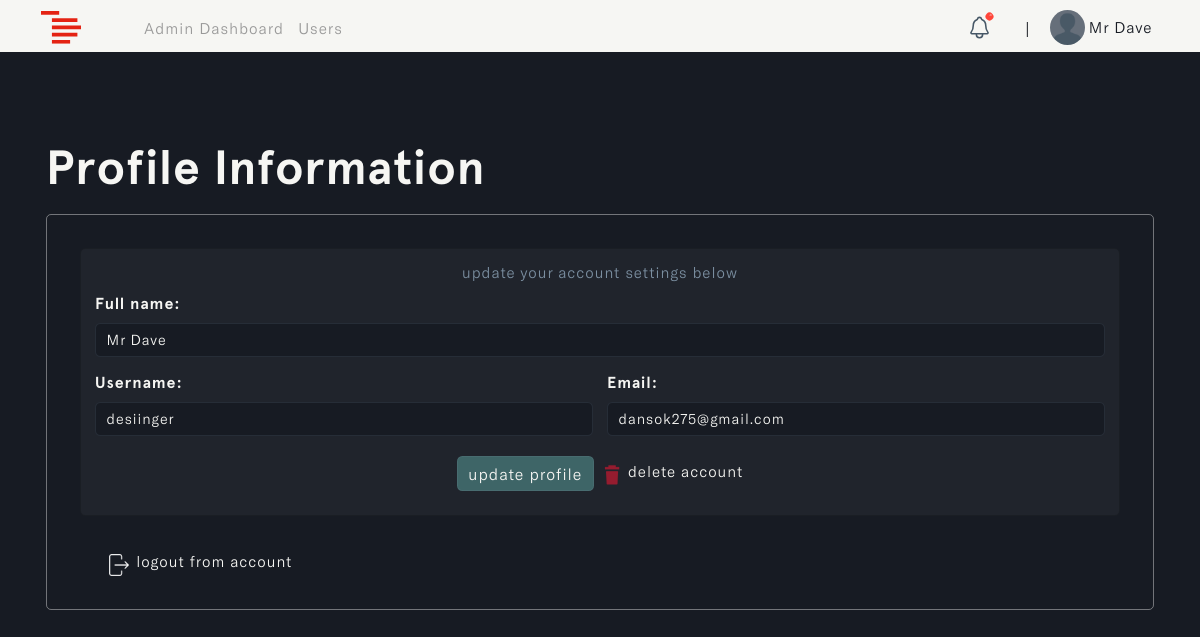
Page /profile (signed in) on the committed database.
### accounts/models.py (models this page shows, shortened)
class User(AbstractUser):
    ROLES = (
        ('admin', 'Admin'),
        ('accountant', 'Accountant'),
        ('manager', 'Manager'),
    )
    role = models.CharField(max_length=20, choices=ROLES, default='admin')

class Profile(models.Model):
    user = models.OneToOneField(settings.AUTH_USER_MODEL, on_delete=models.CASCADE, blank=True, null=True)
    name = models.CharField(max_length=255, unique=True)
    username = models.CharField(max_length=255, unique=True, blank=True, null=True)
    email = models.EmailField(max_length=255, unique=True)
    updated_time_stamp = models.DateTimeField(auto_now=True)
    created_time_stamp = models.DateTimeField(auto_now_add=True)
    id = models.UUIDField(default=uuid.uuid4, primary_key=True, unique=True, editable=False)

### accounts/views.py (the view, shortened to what this page needs)
# urls.py: path('profile', views.profilePage, name='profile'),
@login_required(login_url='login')
def profilePage(request):
    profile = get_object_or_404(Profile, user=request.user)
    form = UserProfileForm(instance=profile)
    context = {'form': form, 'profile': profile}
    return render(request, 'profile.html', context)

### accounts/forms.py
class UserProfileForm(ModelForm):
    class Meta:
        model = Profile
        fields = '__all__'
        exclude = ['user']
    def __init__(self, *args, **kwargs):
        super(UserProfileForm, self).__init__(*args, **kwargs)
        for name, fields in self.fields.items():
            fields.widget.attrs.update({'class': 'form-control'})

### templates/profile.html (shortened to what this page needs)
{% load static %}
{% load humanize %}
<!DOCTYPE html>
<html lang="en" class="js has-scroll-init has-scroll-smooth">
  <head>
    <link rel="stylesheet" href="{% static '/css/bootstrap.min.css' %}" />
    <link rel="stylesheet" href="{% static '/css/profile.css' %}" />
  </head>
  <body
    id="pageTop"
    class="page-content"
    data-spy="scroll"
    data-target="#mainNav"
  >
    {% include 'nav.html' %}
    <main>
      <div data-scroll class="page page--layout-2" id="main">
        <div id="hero">
          <div class="container-fluid">
            <div class="hero-intro">
              <h1>Profile Information</h1>
              <div id="user_profile">
                <form action="" method="POST">
                  <div class="card">
                    <div class="card-body">
                      <h5>update your account settings below</h5>
                      <div class="row g-3">
                        <div class="col-12">
                          <label for="inputAddress" class="form-label"
                            >Full name:
                          </label>
                          {{form.name}}
                        </div>
                        <div class="col-md-6">
                          <label for="inputUsername" class="form-label"
                            >Username:</label
                          >
                          {{form.username}}
                        </div>
                        <div class="col-md-6">
                          <label for="inputEmail4" class="form-label"
                            >Email:</label
                          >
                          {{form.email}}
                        </div>
                        <div
                          id="action_btns"
                          class="d-flex justify-content-center"
                        >
                          <input
                            type="submit"
                            class="btn"
                            id="update_profile"
                            value="update profile"
                          />
                          <a
                            href="#delete"
                            data-bs-toggle="modal"
                            data-bs-target="#deleteAccountModal"
                          >
                            <img
                              id="trash"
                              src="{% static '/images/trash.png' %}"
                              alt="trash"
                            />
                            <span>delete account</span>
                          </a>
                        </div>
                      </div>
                    </div>
                  </div>
                </form>
                <div id="logout">
                  <a href="{% url 'logout' %}">
                    <img
                      id="logout_img"
                      src="{% static '/images/logout.png' %}"
                      alt="logout_img"
                    />
                    logout from account
                  </a>
                </div>
              </div>
            </div>
          </div>
        </div>
      </div>
    </main>
  </body>
</html>

### templates/nav.html (shortened to what this page needs)
{% load static %}
{% load active_link_tags %}
<nav class="navbar navbar-expand-lg fixed-top menu" id="mainNav">
  <div class="container">
    <a class="navbar-brand" href="#">
      <img
        src="{% static 'images/logo.svg' %}"
        class="img-fluid"
        id="logo"
        alt="logo"
      />
    </a>
    <div class="collapse navbar-collapse" id="navbarSupportedContent">
      {% if request.user.role == 'admin' %}
      <ul class="navbar-nav me-auto mb-2 mb-lg-0 left--links">
        <li class="nav-item">
          <a
            class="nav-link {% active_link 'dashboard' %}"
            href="{% url 'dashboard' %}"
            >Admin Dashboard</a
          >
        </li>
        <li class="nav-item">
          <a class="nav-link {% active_link 'users' %}" href="{% url 'users' %}"
            >Users</a
          >
        </li>
      </ul>
      {% endif %}
      <ul class="navbar-nav mb-2 mb-lg-0" id="rightNav">
        <li class="nav-item align-self-center">
          <a class="nav-link" href="#">
            <img
              id="notification_img"
              src="{% static '/images/notifications-outline.svg' %}"
              class="img-fluid"
              alt="notification_img"
            />
            <sup
              ><img
                id="notification_dot"
                src="{% static '/images/dot.svg' %}"
                class="img-fluid"
                alt="notification_dot"
            /></sup>
          </a>
        </li>
        <li class="nav-item align-self-center" id="nav_span"><span>|</span></li>
        <li class="nav-item dropdown">
          <a class="nav-link" href="{% url 'profile' %}">
            <img
              id="profile_img"
              src="{% static '/images/default-avatar.png' %}"
              class="img-fluid rounded-circle"
              alt="profile_img"
            />
            <small>{{request.user.profile.name}}</small>
          </a>
        </li>
      </ul>
    </div>
  </div>
</nav>

### static/css/profile.css (style rules this page uses)
*, *::after, *::before { box-sizing: border-box; margin: 0; padding: 0; }
html, body { box-sizing: border-box; font-size: 14px; margin: 0; padding: 0; width: 100%; overflow-x: hidden; background: var(--main-color); -webkit-font-smoothing: antialiased; -moz-osx-font-smoothing: grayscale; scroll-behavior: smooth; }
a { text-decoration: none; }
.page-content { --main-color: #171b23; --text-color: #f6f6f3; --header-font: "Apercu-Bold"; --text-font: "GTAmerica-Light"; }
a { text-decoration: none; color: var(--accent-color); }
#mainNav { transform: translateY(0); transition: padding-top 0.3s, padding-bottom 0.3s; padding-top: 3px; padding-bottom: 0px; background: var(--text-color); transform: translateY(0); opacity: 1; z-index: 9; width: 100vw; }
#profile_img { width: 35px; }
#mainNav small { font-size: 1.2rem; font-family: var(--text-font); color: var(--main-color); letter-spacing: 1px; vertical-align: middle; }
#mainNav .navbar-brand { color: #8858d1; }
.left--links a { font-family: var(--text-font); color: #999; letter-spacing: 1px; font-size: 1.2rem; line-height: normal; }
#nav_span { margin-left: 12px; margin-right: 12px; }
#notification_img { width: 25px; vertical-align: middle; }
#notification_dot { width: 9px; margin-left: -28%; margin-top: -35%; }
#hero { margin-top: 22%; }
.hero-intro { margin: 3%; }
.hero-intro h1 { margin-top: 2%; font-size: 5vh; color: var(--text-color); font-family: var(--header-font); letter-spacing: 1px; line-height: 1; }
#user_profile { border: 1px solid #f6f6f669; border-radius: 5px; margin-top: 2%; }
#user_profile .card { background: #20242c; margin: 3%; }
#user_profile h5 { color: #7b8fa1; font-family: var(--text-font); letter-spacing: 1px; font-size: 1.9vh; margin-bottom: 10%; text-align: center; }
#user_profile form label { color: var(--text-color); letter-spacing: 1px; font-family: var(--header-font); font-size: 2vh; }
#user_profile form input { color: var(--text-color); letter-spacing: 1px; font-family: var(--text-font); font-size: 1.8vh; border: transparent; border: 1px solid #7b8fa127; background: var(--main-color); }
#user_profile form input::placeholder { color: #f6f6f6c2; font-size: 1.7vh; }
#action_btns { margin-top: 12%; margin-bottom: 1%; }
#action_btns #update_profile { color: var(--text-color); letter-spacing: 1px; font-family: var(--text-font); font-size: 1.2rem; float: right; cursor: pointer; line-height: 1.4; background-color: #3e6567; transition: all 0.5s ease-in-out; }
#user_profile a { color: var(--text-color); font-family: var(--text-font); letter-spacing: 1px; font-size: 1.9vh; margin-top: 4px; }
#trash { width: 28px; margin-left: 7px; }
#logout { margin-left: 5%; margin-bottom: 3%; }
#logout_img { width: 22px; margin-left: 7px; }
@media (min-width: 1200px) { #mainNav small { font-size: 1.1rem; } }
@media (min-width: 1200px) { .left--links { margin-left: 4%; } }
@media (min-width: 1200px) { .left--links a { font-size: 1.1rem; } }
@media (min-width: 1200px) { #hero { margin-top: 12%; } }
@media (min-width: 1200px) { .hero-intro { margin: 3%; } }
@media (min-width: 1200px) { .hero-intro h1 { margin-top: 1%; font-size: 6vh; letter-spacing: 1px; } }
@media (min-width: 1200px) { #user_profile { margin-top: 2%; } }
@media (min-width: 1200px) { #user_profile .card { margin: 3%; } }
@media (min-width: 1200px) { #user_profile h5 { font-size: 1.9vh; margin-bottom: 1%; text-align: center; } }
@media (min-width: 1200px) { #user_profile form label { font-size: 2vh; } }
@media (min-width: 1200px) { #user_profile form input { font-size: 1.8vh; } }
@media (min-width: 1200px) { #user_profile form input::placeholder { font-size: 1.7vh; } }
@media (min-width: 1200px) { #action_btns { margin-top: 2%; margin-bottom: 1%; } }
@media (min-width: 1200px) { #action_btns #update_profile { font-size: 2vh; } }
@media (min-width: 1200px) { #user_profile a { font-size: 1.9vh; margin-top: 4px; } }
@media (min-width: 1200px) { #trash { width: 22px; margin-left: 7px; } }
@media (min-width: 1200px) { #logout { margin-left: 5%; margin-bottom: 3%; } }
@media (min-width: 1200px) { #logout_img { width: 22px; margin-left: 7px; } }

### rows in the picture
User: user.profile.name "Mr Dave"
Profile: name "Mr Dave", username "desiinger", email "dansok275@gmail.com"
